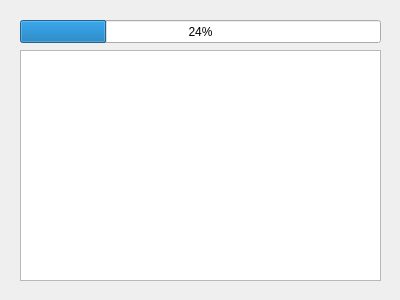
<?xml version="1.0" encoding="UTF-8"?>
<ui version="4.0">
 <class>Dialog</class>
 <widget class="QDialog" name="Dialog">
  <property name="geometry">
   <rect>
    <x>0</x>
    <y>0</y>
    <width>400</width>
    <height>300</height>
   </rect>
  </property>
  <property name="windowTitle">
   <string>Progress</string>
  </property>
  <property name="sizeGripEnabled">
   <bool>false</bool>
  </property>
  <widget class="QProgressBar" name="progressBar">
   <property name="geometry">
    <rect>
     <x>20</x>
     <y>20</y>
     <width>361</width>
     <height>23</height>
    </rect>
   </property>
   <property name="value">
    <number>24</number>
   </property>
  </widget>
  <widget class="QTextBrowser" name="textBrowser">
   <property name="geometry">
    <rect>
     <x>20</x>
     <y>50</y>
     <width>361</width>
     <height>231</height>
    </rect>
   </property>
  </widget>
 </widget>
 <resources/>
 <connections/>
</ui>
